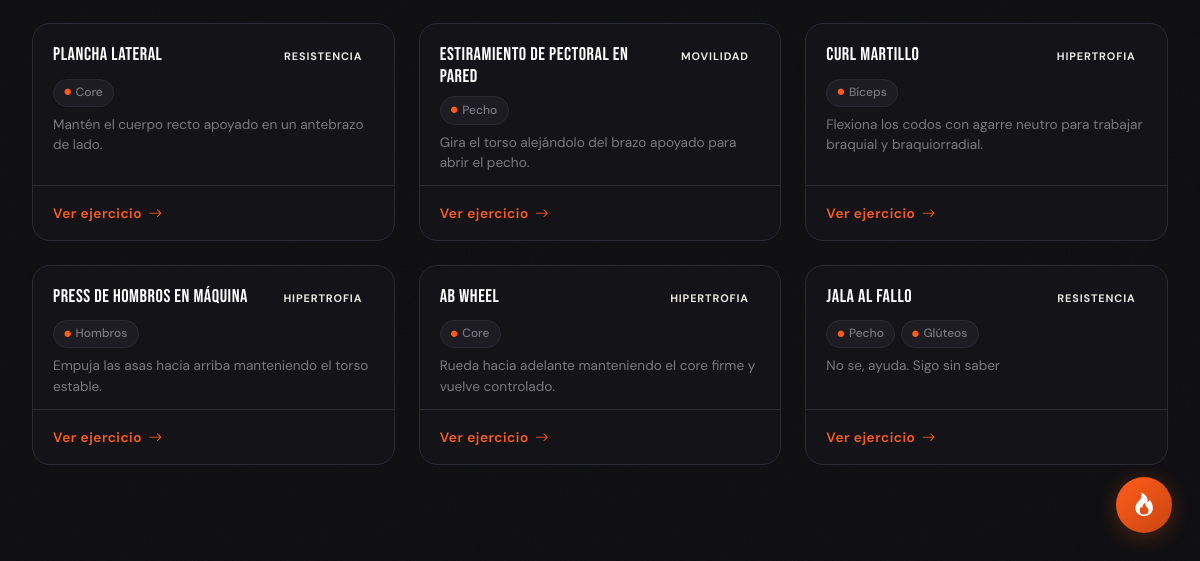
The app's page /ejercicios/ (lower part), older data.
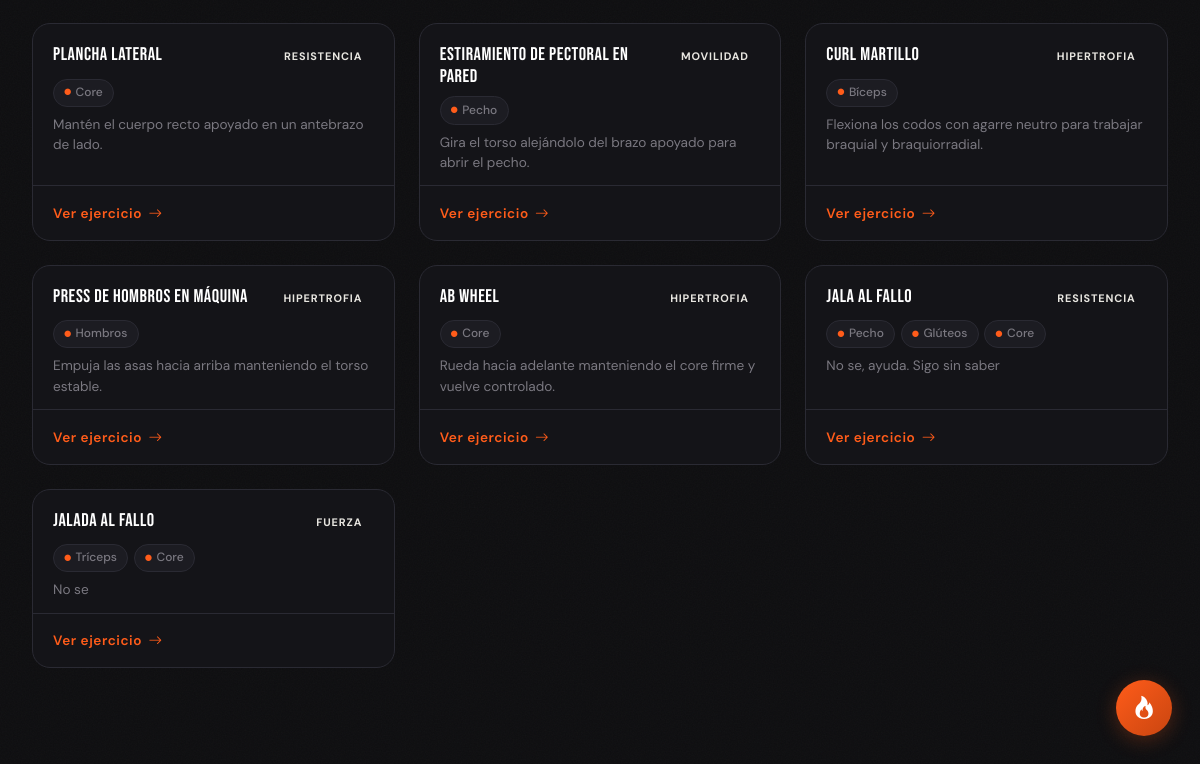
The same page, newer data.
### ejercicios/models.py (models this page shows, shortened)
class Ejercicio(models.Model):
    nombre = models.CharField(max_length=100)
    autor = models.ForeignKey(
        settings.AUTH_USER_MODEL,
        on_delete=models.SET_NULL,
        null=True,
        related_name="ejercicios_creados"
    )
    tipo_ejercicio = models.ForeignKey(
        TipoEjercicio,
        on_delete=models.SET_NULL,
        null=True,
        related_name="ejercicios"
    )
    grupo_muscular = models.ManyToManyField(
        GrupoMuscular,
        related_name="ejercicios"
    )
    descripcion = models.TextField(blank=True)
    likes = GenericRelation(Like)
    video = models.FileField(
        upload_to="ejercicios/",
        blank=True,
        null=True,
        default="ejercicios/ejemplo.mp4"
    )

class TipoEjercicio(models.Model):  # hipertrofia, fuerza, resistencia, etc.
    nombre = models.CharField(max_length=100)

class GrupoMuscular(models.Model):  # pecho, espalda, piernas, etc.
    nombre = models.CharField(max_length=100)

### ejercicios/views.py (the view)
# urls.py: path('', EjercicioListView.as_view(), name='lista'),
class EjercicioListView(ListView):
    model = Ejercicio
    template_name = "ejercicios/ejec_lista.html"
    context_object_name = "ejercicios"
    def get(self, request, *args, **kwargs):
        request.session.pop('volver_a', None)
        return super().get(request, *args, **kwargs)
    def get_queryset(self):
        ejercicios = (
            Ejercicio.objects
            .select_related('tipo_ejercicio', 'autor')
            .prefetch_related('grupo_muscular')
        )
        q = self.request.GET.get("q")
        tipo = self.request.GET.get("tipo")
        grupo = self.request.GET.get("grupo")
        if q:
            ejercicios = ejercicios.filter(nombre__icontains=q)
        if tipo:
            ejercicios = ejercicios.filter(tipo_ejercicio__nombre=tipo)
        if grupo:
            ejercicios = ejercicios.filter(grupo_muscular__nombre=grupo)
        orden = self.request.GET.get("orden")
        if orden == "nombre_asc":
            ejercicios = ejercicios.order_by("nombre")
        elif orden == "nombre_desc":
            ejercicios = ejercicios.order_by("-nombre")
        elif orden == "tipo_asc":
            ejercicios = ejercicios.order_by("tipo_ejercicio__nombre")
        elif orden == "tipo_desc":
            ejercicios = ejercicios.order_by("-tipo_ejercicio__nombre")
        elif orden == "grupo_asc":
            ejercicios = ejercicios.order_by("grupo_muscular__nombre")
        elif orden == "grupo_desc":
            ejercicios = ejercicios.order_by("-grupo_muscular__nombre")
        return ejercicios

### templates/ejercicios/ejec_lista.html (shortened to what this page needs)
{% extends "base.html" %}
{% block content %}
{% if ejercicios %}
  <div class="row row-cols-1 row-cols-md-2 row-cols-lg-3 g-4">
    {% for ejercicio in ejercicios %}
      <div class="col">
        <div class="recipe-card exercise-card h-100">
          <div class="recipe-card__body">
            <div class="d-flex align-items-start justify-content-between gap-2 mb-2">
              <div class="d-flex align-items-center gap-2">
                  <h5 class="recipe-card__title">{{ ejercicio.nombre }}</h5>
              </div>
              {% if ejercicio.tipo_ejercicio %}
                <span class="exercise-type-badge exercise-type-badge--{{ ejercicio.tipo_ejercicio.nombre }}">
                  {{ ejercicio.tipo_ejercicio.nombre }}
                </span>
              {% endif %}
            </div>
            {% if ejercicio.grupo_muscular.all %}
              <div class="exercise-muscles">
                {% for grupo in ejercicio.grupo_muscular.all %}
                  <span class="muscle-tag">
                    <i class="bi bi-circle-fill"></i>{{ grupo.nombre }}
                  </span>
                {% endfor %}
              </div>
            {% endif %}
            {% if ejercicio.descripcion %}
              <p class="recipe-card__desc mt-2">{{ ejercicio.descripcion|truncatewords:15 }}</p>
            {% endif %}
          </div>
          <div class="recipe-card__footer">
            <a href="{% url 'ejercicios:detalle' ejercicio.pk %}" class="recipe-card__link">
              Ver ejercicio <i class="bi bi-arrow-right"></i>
            </a>
          </div>
        </div>
      </div>
    {% endfor %}
  </div>
{% endif %}
{% endblock %}

Row changes from the older to the newer data that the page shows:
changed Ejercicio "Jala al fallo": gains GrupoMuscular (nombre "Core")
added Ejercicio: nombre "Jalada al fallo", tipo_ejercicio.nombre "FUERZA", descripcion "No se", GrupoMuscular (nombre "Core")
now on this page (row unchanged): GrupoMuscular: nombre "Tríceps", shown under "Jalada al fallo"
